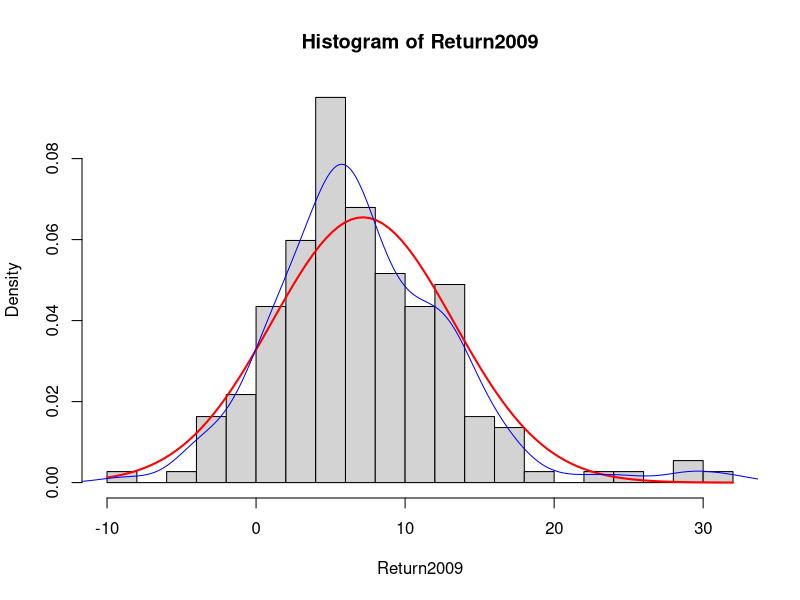

Write the R code that produced this figure.
## import data
BondFunds <- read.csv("BondFunds.csv")

attach(BondFunds)

## histogram with normal curve
hist(Return2009, breaks=15, prob=T)
curve(dnorm(x, mean(Return2009), sd(Return2009)),
      add=TRUE, col="red", lwd=2)
lines(density(Return2009), col="blue")

detach(BondFunds)